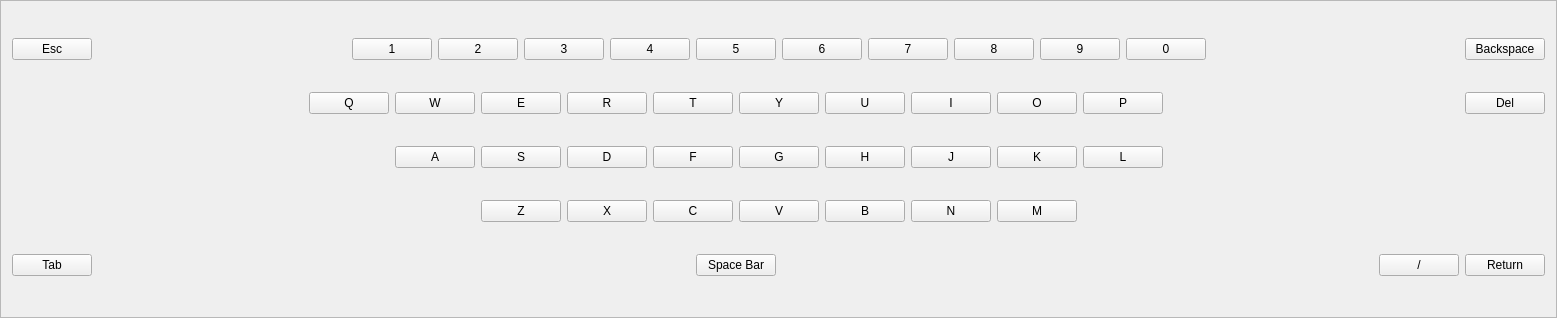
<?xml version="1.0" encoding="UTF-8"?>
<ui version="4.0">
 <class>MinosKeyboard</class>
 <widget class="QFrame" name="MinosKeyboard">
  <property name="geometry">
   <rect>
    <x>0</x>
    <y>0</y>
    <width>1557</width>
    <height>318</height>
   </rect>
  </property>
  <property name="windowTitle">
   <string/>
  </property>
  <property name="frameShape">
   <enum>QFrame::StyledPanel</enum>
  </property>
  <property name="frameShadow">
   <enum>QFrame::Raised</enum>
  </property>
  <layout class="QVBoxLayout" name="verticalLayout">
   <item>
    <layout class="QHBoxLayout" name="horizontalLayout">
     <item>
      <widget class="QPushButton" name="escButton">
       <property name="text">
        <string>Esc</string>
       </property>
      </widget>
     </item>
     <item>
      <spacer name="horizontalSpacer">
       <property name="orientation">
        <enum>Qt::Horizontal</enum>
       </property>
       <property name="sizeHint" stdset="0">
        <size>
         <width>40</width>
         <height>20</height>
        </size>
       </property>
      </spacer>
     </item>
     <item>
      <widget class="QPushButton" name="pushButton">
       <property name="text">
        <string>1</string>
       </property>
      </widget>
     </item>
     <item>
      <widget class="QPushButton" name="pushButton_2">
       <property name="text">
        <string>2</string>
       </property>
      </widget>
     </item>
     <item>
      <widget class="QPushButton" name="pushButton_3">
       <property name="text">
        <string>3</string>
       </property>
      </widget>
     </item>
     <item>
      <widget class="QPushButton" name="pushButton_4">
       <property name="text">
        <string>4</string>
       </property>
      </widget>
     </item>
     <item>
      <widget class="QPushButton" name="pushButton_5">
       <property name="text">
        <string>5</string>
       </property>
      </widget>
     </item>
     <item>
      <widget class="QPushButton" name="pushButton_6">
       <property name="text">
        <string>6</string>
       </property>
      </widget>
     </item>
     <item>
      <widget class="QPushButton" name="pushButton_7">
       <property name="text">
        <string>7</string>
       </property>
      </widget>
     </item>
     <item>
      <widget class="QPushButton" name="pushButton_8">
       <property name="text">
        <string>8</string>
       </property>
      </widget>
     </item>
     <item>
      <widget class="QPushButton" name="pushButton_9">
       <property name="text">
        <string>9</string>
       </property>
      </widget>
     </item>
     <item>
      <widget class="QPushButton" name="pushButton_10">
       <property name="text">
        <string>0</string>
       </property>
      </widget>
     </item>
     <item>
      <spacer name="horizontalSpacer_2">
       <property name="orientation">
        <enum>Qt::Horizontal</enum>
       </property>
       <property name="sizeHint" stdset="0">
        <size>
         <width>40</width>
         <height>20</height>
        </size>
       </property>
      </spacer>
     </item>
     <item>
      <widget class="QPushButton" name="backspaceButton">
       <property name="text">
        <string>Backspace</string>
       </property>
      </widget>
     </item>
    </layout>
   </item>
   <item>
    <layout class="QHBoxLayout" name="horizontalLayout_2">
     <item>
      <spacer name="horizontalSpacer_3">
       <property name="orientation">
        <enum>Qt::Horizontal</enum>
       </property>
       <property name="sizeHint" stdset="0">
        <size>
         <width>40</width>
         <height>20</height>
        </size>
       </property>
      </spacer>
     </item>
     <item>
      <widget class="QPushButton" name="pushButton_11">
       <property name="text">
        <string>Q</string>
       </property>
      </widget>
     </item>
     <item>
      <widget class="QPushButton" name="pushButton_12">
       <property name="text">
        <string>W</string>
       </property>
      </widget>
     </item>
     <item>
      <widget class="QPushButton" name="pushButton_13">
       <property name="text">
        <string>E</string>
       </property>
      </widget>
     </item>
     <item>
      <widget class="QPushButton" name="pushButton_14">
       <property name="text">
        <string>R</string>
       </property>
      </widget>
     </item>
     <item>
      <widget class="QPushButton" name="pushButton_15">
       <property name="text">
        <string>T</string>
       </property>
      </widget>
     </item>
     <item>
      <widget class="QPushButton" name="pushButton_16">
       <property name="text">
        <string>Y</string>
       </property>
      </widget>
     </item>
     <item>
      <widget class="QPushButton" name="pushButton_17">
       <property name="text">
        <string>U</string>
       </property>
      </widget>
     </item>
     <item>
      <widget class="QPushButton" name="pushButton_18">
       <property name="text">
        <string>I</string>
       </property>
      </widget>
     </item>
     <item>
      <widget class="QPushButton" name="pushButton_19">
       <property name="text">
        <string>O</string>
       </property>
      </widget>
     </item>
     <item>
      <widget class="QPushButton" name="pushButton_20">
       <property name="text">
        <string>P</string>
       </property>
      </widget>
     </item>
     <item>
      <spacer name="horizontalSpacer_4">
       <property name="orientation">
        <enum>Qt::Horizontal</enum>
       </property>
       <property name="sizeHint" stdset="0">
        <size>
         <width>40</width>
         <height>20</height>
        </size>
       </property>
      </spacer>
     </item>
     <item>
      <widget class="QPushButton" name="delButton">
       <property name="text">
        <string>Del</string>
       </property>
      </widget>
     </item>
    </layout>
   </item>
   <item>
    <layout class="QHBoxLayout" name="horizontalLayout_3">
     <item>
      <spacer name="horizontalSpacer_5">
       <property name="orientation">
        <enum>Qt::Horizontal</enum>
       </property>
       <property name="sizeHint" stdset="0">
        <size>
         <width>40</width>
         <height>20</height>
        </size>
       </property>
      </spacer>
     </item>
     <item>
      <widget class="QPushButton" name="pushButton_21">
       <property name="text">
        <string>A</string>
       </property>
      </widget>
     </item>
     <item>
      <widget class="QPushButton" name="pushButton_22">
       <property name="text">
        <string>S</string>
       </property>
      </widget>
     </item>
     <item>
      <widget class="QPushButton" name="pushButton_23">
       <property name="text">
        <string>D</string>
       </property>
      </widget>
     </item>
     <item>
      <widget class="QPushButton" name="pushButton_24">
       <property name="text">
        <string>F</string>
       </property>
      </widget>
     </item>
     <item>
      <widget class="QPushButton" name="pushButton_25">
       <property name="text">
        <string>G</string>
       </property>
      </widget>
     </item>
     <item>
      <widget class="QPushButton" name="pushButton_26">
       <property name="text">
        <string>H</string>
       </property>
      </widget>
     </item>
     <item>
      <widget class="QPushButton" name="pushButton_27">
       <property name="text">
        <string>J</string>
       </property>
      </widget>
     </item>
     <item>
      <widget class="QPushButton" name="pushButton_28">
       <property name="text">
        <string>K</string>
       </property>
      </widget>
     </item>
     <item>
      <widget class="QPushButton" name="pushButton_29">
       <property name="text">
        <string>L</string>
       </property>
      </widget>
     </item>
     <item>
      <spacer name="horizontalSpacer_6">
       <property name="orientation">
        <enum>Qt::Horizontal</enum>
       </property>
       <property name="sizeHint" stdset="0">
        <size>
         <width>40</width>
         <height>20</height>
        </size>
       </property>
      </spacer>
     </item>
    </layout>
   </item>
   <item>
    <layout class="QHBoxLayout" name="horizontalLayout_4">
     <item>
      <spacer name="horizontalSpacer_7">
       <property name="orientation">
        <enum>Qt::Horizontal</enum>
       </property>
       <property name="sizeHint" stdset="0">
        <size>
         <width>40</width>
         <height>20</height>
        </size>
       </property>
      </spacer>
     </item>
     <item>
      <widget class="QPushButton" name="pushButton_30">
       <property name="text">
        <string>Z</string>
       </property>
      </widget>
     </item>
     <item>
      <widget class="QPushButton" name="pushButton_31">
       <property name="text">
        <string>X</string>
       </property>
      </widget>
     </item>
     <item>
      <widget class="QPushButton" name="pushButton_32">
       <property name="text">
        <string>C</string>
       </property>
      </widget>
     </item>
     <item>
      <widget class="QPushButton" name="pushButton_33">
       <property name="text">
        <string>V</string>
       </property>
      </widget>
     </item>
     <item>
      <widget class="QPushButton" name="pushButton_34">
       <property name="text">
        <string>B</string>
       </property>
      </widget>
     </item>
     <item>
      <widget class="QPushButton" name="pushButton_35">
       <property name="text">
        <string>N</string>
       </property>
      </widget>
     </item>
     <item>
      <widget class="QPushButton" name="pushButton_36">
       <property name="text">
        <string>M</string>
       </property>
      </widget>
     </item>
     <item>
      <spacer name="horizontalSpacer_8">
       <property name="orientation">
        <enum>Qt::Horizontal</enum>
       </property>
       <property name="sizeHint" stdset="0">
        <size>
         <width>40</width>
         <height>20</height>
        </size>
       </property>
      </spacer>
     </item>
    </layout>
   </item>
   <item>
    <layout class="QHBoxLayout" name="horizontalLayout_5">
     <item>
      <widget class="QPushButton" name="tabButton">
       <property name="text">
        <string>Tab</string>
       </property>
      </widget>
     </item>
     <item>
      <spacer name="horizontalSpacer_9">
       <property name="orientation">
        <enum>Qt::Horizontal</enum>
       </property>
       <property name="sizeHint" stdset="0">
        <size>
         <width>40</width>
         <height>20</height>
        </size>
       </property>
      </spacer>
     </item>
     <item>
      <widget class="QPushButton" name="spaceButton">
       <property name="text">
        <string>Space Bar</string>
       </property>
      </widget>
     </item>
     <item>
      <spacer name="horizontalSpacer_10">
       <property name="orientation">
        <enum>Qt::Horizontal</enum>
       </property>
       <property name="sizeHint" stdset="0">
        <size>
         <width>40</width>
         <height>20</height>
        </size>
       </property>
      </spacer>
     </item>
     <item>
      <widget class="QPushButton" name="pushButton_37">
       <property name="text">
        <string>/</string>
       </property>
      </widget>
     </item>
     <item>
      <widget class="QPushButton" name="returnButton">
       <property name="text">
        <string>Return</string>
       </property>
      </widget>
     </item>
    </layout>
   </item>
  </layout>
 </widget>
 <resources/>
 <connections/>
</ui>
